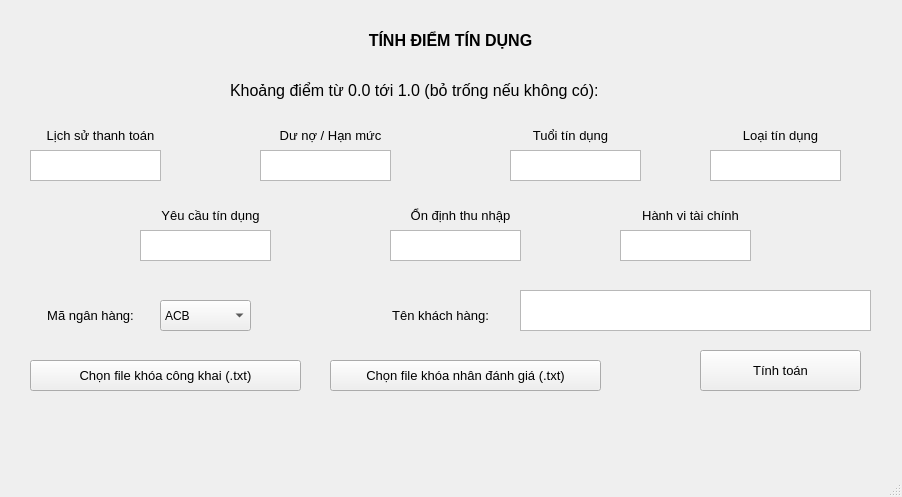
<?xml version="1.0" encoding="UTF-8"?>
<ui version="4.0">
 <class>MainWindow</class>
 <widget class="QMainWindow" name="MainWindow">
  <property name="geometry">
   <rect>
    <x>0</x>
    <y>0</y>
    <width>902</width>
    <height>497</height>
   </rect>
  </property>
  <property name="windowTitle">
   <string>MainWindow</string>
  </property>
  <widget class="QWidget" name="centralwidget">
   <widget class="QLabel" name="label">
    <property name="geometry">
     <rect>
      <x>230</x>
      <y>60</y>
      <width>471</width>
      <height>61</height>
     </rect>
    </property>
    <property name="font">
     <font>
      <family>Segoe UI</family>
      <pointsize>12</pointsize>
     </font>
    </property>
    <property name="text">
     <string>Khoảng điểm từ 0.0 tới 1.0 (bỏ trống nếu không có):</string>
    </property>
   </widget>
   <widget class="QLabel" name="label_2">
    <property name="geometry">
     <rect>
      <x>20</x>
      <y>120</y>
      <width>161</width>
      <height>31</height>
     </rect>
    </property>
    <property name="font">
     <font>
      <family>Segoe UI</family>
      <pointsize>10</pointsize>
     </font>
    </property>
    <property name="text">
     <string>Lịch sử thanh toán</string>
    </property>
    <property name="alignment">
     <set>Qt::AlignCenter</set>
    </property>
   </widget>
   <widget class="QLabel" name="label_3">
    <property name="geometry">
     <rect>
      <x>250</x>
      <y>120</y>
      <width>161</width>
      <height>31</height>
     </rect>
    </property>
    <property name="font">
     <font>
      <family>Segoe UI</family>
      <pointsize>10</pointsize>
     </font>
    </property>
    <property name="text">
     <string>Dư nợ / Hạn mức</string>
    </property>
    <property name="alignment">
     <set>Qt::AlignCenter</set>
    </property>
   </widget>
   <widget class="QLabel" name="label_4">
    <property name="geometry">
     <rect>
      <x>490</x>
      <y>120</y>
      <width>161</width>
      <height>31</height>
     </rect>
    </property>
    <property name="font">
     <font>
      <family>Segoe UI</family>
      <pointsize>10</pointsize>
     </font>
    </property>
    <property name="text">
     <string>Tuổi tín dụng</string>
    </property>
    <property name="alignment">
     <set>Qt::AlignCenter</set>
    </property>
   </widget>
   <widget class="QLabel" name="label_5">
    <property name="geometry">
     <rect>
      <x>700</x>
      <y>120</y>
      <width>161</width>
      <height>31</height>
     </rect>
    </property>
    <property name="font">
     <font>
      <family>Segoe UI</family>
      <pointsize>10</pointsize>
     </font>
    </property>
    <property name="text">
     <string>Loại tín dụng</string>
    </property>
    <property name="alignment">
     <set>Qt::AlignCenter</set>
    </property>
   </widget>
   <widget class="QLabel" name="label_6">
    <property name="geometry">
     <rect>
      <x>130</x>
      <y>200</y>
      <width>161</width>
      <height>31</height>
     </rect>
    </property>
    <property name="font">
     <font>
      <family>Segoe UI</family>
      <pointsize>10</pointsize>
     </font>
    </property>
    <property name="text">
     <string>Yêu cầu tín dụng</string>
    </property>
    <property name="alignment">
     <set>Qt::AlignCenter</set>
    </property>
   </widget>
   <widget class="QLabel" name="label_7">
    <property name="geometry">
     <rect>
      <x>380</x>
      <y>200</y>
      <width>161</width>
      <height>31</height>
     </rect>
    </property>
    <property name="font">
     <font>
      <family>Segoe UI</family>
      <pointsize>10</pointsize>
     </font>
    </property>
    <property name="text">
     <string>Ổn định thu nhập</string>
    </property>
    <property name="alignment">
     <set>Qt::AlignCenter</set>
    </property>
   </widget>
   <widget class="QLabel" name="label_8">
    <property name="geometry">
     <rect>
      <x>610</x>
      <y>200</y>
      <width>161</width>
      <height>31</height>
     </rect>
    </property>
    <property name="font">
     <font>
      <family>Segoe UI</family>
      <pointsize>10</pointsize>
     </font>
    </property>
    <property name="text">
     <string>Hành vi tài chính</string>
    </property>
    <property name="alignment">
     <set>Qt::AlignCenter</set>
    </property>
   </widget>
   <widget class="QTextEdit" name="S_payment">
    <property name="geometry">
     <rect>
      <x>30</x>
      <y>150</y>
      <width>131</width>
      <height>31</height>
     </rect>
    </property>
    <property name="font">
     <font>
      <family>Segoe UI Black</family>
      <weight>75</weight>
      <bold>true</bold>
     </font>
    </property>
   </widget>
   <widget class="QTextEdit" name="S_util">
    <property name="geometry">
     <rect>
      <x>260</x>
      <y>150</y>
      <width>131</width>
      <height>31</height>
     </rect>
    </property>
    <property name="font">
     <font>
      <family>Segoe UI Black</family>
      <weight>75</weight>
      <bold>true</bold>
     </font>
    </property>
   </widget>
   <widget class="QTextEdit" name="S_length">
    <property name="geometry">
     <rect>
      <x>510</x>
      <y>150</y>
      <width>131</width>
      <height>31</height>
     </rect>
    </property>
    <property name="font">
     <font>
      <family>Segoe UI Black</family>
      <weight>75</weight>
      <bold>true</bold>
     </font>
    </property>
   </widget>
   <widget class="QTextEdit" name="S_creditmix">
    <property name="geometry">
     <rect>
      <x>710</x>
      <y>150</y>
      <width>131</width>
      <height>31</height>
     </rect>
    </property>
    <property name="font">
     <font>
      <family>Segoe UI Black</family>
      <weight>75</weight>
      <bold>true</bold>
     </font>
    </property>
   </widget>
   <widget class="QTextEdit" name="S_inquiries">
    <property name="geometry">
     <rect>
      <x>140</x>
      <y>230</y>
      <width>131</width>
      <height>31</height>
     </rect>
    </property>
    <property name="font">
     <font>
      <family>Segoe UI Black</family>
      <weight>75</weight>
      <bold>true</bold>
     </font>
    </property>
   </widget>
   <widget class="QTextEdit" name="S_behavorial">
    <property name="geometry">
     <rect>
      <x>390</x>
      <y>230</y>
      <width>131</width>
      <height>31</height>
     </rect>
    </property>
    <property name="font">
     <font>
      <family>Segoe UI Black</family>
      <weight>75</weight>
      <bold>true</bold>
     </font>
    </property>
   </widget>
   <widget class="QTextEdit" name="S_incomestability">
    <property name="geometry">
     <rect>
      <x>620</x>
      <y>230</y>
      <width>131</width>
      <height>31</height>
     </rect>
    </property>
    <property name="font">
     <font>
      <family>Segoe UI Black</family>
      <weight>75</weight>
      <bold>true</bold>
     </font>
    </property>
   </widget>
   <widget class="QLabel" name="label_9">
    <property name="geometry">
     <rect>
      <x>230</x>
      <y>10</y>
      <width>441</width>
      <height>61</height>
     </rect>
    </property>
    <property name="font">
     <font>
      <family>Segoe UI</family>
      <pointsize>12</pointsize>
      <weight>75</weight>
      <bold>true</bold>
     </font>
    </property>
    <property name="text">
     <string>TÍNH ĐIỂM TÍN DỤNG</string>
    </property>
    <property name="alignment">
     <set>Qt::AlignCenter</set>
    </property>
   </widget>
   <widget class="QLabel" name="label_10">
    <property name="geometry">
     <rect>
      <x>10</x>
      <y>300</y>
      <width>161</width>
      <height>31</height>
     </rect>
    </property>
    <property name="font">
     <font>
      <family>Segoe UI</family>
      <pointsize>10</pointsize>
     </font>
    </property>
    <property name="text">
     <string>Mã ngân hàng:</string>
    </property>
    <property name="alignment">
     <set>Qt::AlignCenter</set>
    </property>
   </widget>
   <widget class="QLabel" name="label_11">
    <property name="geometry">
     <rect>
      <x>360</x>
      <y>300</y>
      <width>161</width>
      <height>31</height>
     </rect>
    </property>
    <property name="font">
     <font>
      <family>Segoe UI</family>
      <pointsize>10</pointsize>
     </font>
    </property>
    <property name="text">
     <string>Tên khách hàng:</string>
    </property>
    <property name="alignment">
     <set>Qt::AlignCenter</set>
    </property>
   </widget>
   <widget class="QComboBox" name="selectBank">
    <property name="geometry">
     <rect>
      <x>160</x>
      <y>300</y>
      <width>91</width>
      <height>31</height>
     </rect>
    </property>
    <property name="font">
     <font>
      <family>Segoe UI</family>
     </font>
    </property>
    <property name="editable">
     <bool>false</bool>
    </property>
    <item>
     <property name="text">
      <string>ACB</string>
     </property>
    </item>
    <item>
     <property name="text">
      <string>BIDV</string>
     </property>
    </item>
    <item>
     <property name="text">
      <string>CAKE</string>
     </property>
    </item>
    <item>
     <property name="text">
      <string>DOB</string>
     </property>
    </item>
    <item>
     <property name="text">
      <string>LPB</string>
     </property>
    </item>
    <item>
     <property name="text">
      <string>MB</string>
     </property>
    </item>
    <item>
     <property name="text">
      <string>MSB</string>
     </property>
    </item>
    <item>
     <property name="text">
      <string>NAB</string>
     </property>
    </item>
    <item>
     <property name="text">
      <string>OCB</string>
     </property>
    </item>
    <item>
     <property name="text">
      <string>PGB</string>
     </property>
    </item>
    <item>
     <property name="text">
      <string>SCB</string>
     </property>
    </item>
    <item>
     <property name="text">
      <string>SEAB</string>
     </property>
    </item>
    <item>
     <property name="text">
      <string>SHB</string>
     </property>
    </item>
    <item>
     <property name="text">
      <string>STB</string>
     </property>
    </item>
    <item>
     <property name="text">
      <string>TCB</string>
     </property>
    </item>
    <item>
     <property name="text">
      <string>TPB</string>
     </property>
    </item>
    <item>
     <property name="text">
      <string>VCB</string>
     </property>
    </item>
    <item>
     <property name="text">
      <string>VIB</string>
     </property>
    </item>
    <item>
     <property name="text">
      <string>VBA</string>
     </property>
    </item>
   </widget>
   <widget class="QTextEdit" name="customerName">
    <property name="geometry">
     <rect>
      <x>520</x>
      <y>290</y>
      <width>351</width>
      <height>41</height>
     </rect>
    </property>
    <property name="font">
     <font>
      <family>Segoe UI Black</family>
      <weight>75</weight>
      <bold>true</bold>
     </font>
    </property>
   </widget>
   <widget class="QPushButton" name="calc_button">
    <property name="geometry">
     <rect>
      <x>700</x>
      <y>350</y>
      <width>161</width>
      <height>41</height>
     </rect>
    </property>
    <property name="font">
     <font>
      <family>Segoe UI</family>
      <pointsize>10</pointsize>
     </font>
    </property>
    <property name="autoFillBackground">
     <bool>false</bool>
    </property>
    <property name="text">
     <string>Tính toán</string>
    </property>
   </widget>
   <widget class="QLabel" name="outputShow">
    <property name="geometry">
     <rect>
      <x>590</x>
      <y>20</y>
      <width>301</width>
      <height>51</height>
     </rect>
    </property>
    <property name="font">
     <font>
      <family>Segoe UI</family>
      <pointsize>12</pointsize>
     </font>
    </property>
    <property name="text">
     <string/>
    </property>
    <property name="alignment">
     <set>Qt::AlignCenter</set>
    </property>
   </widget>
   <widget class="QPushButton" name="pushButton_3">
    <property name="geometry">
     <rect>
      <x>30</x>
      <y>360</y>
      <width>271</width>
      <height>31</height>
     </rect>
    </property>
    <property name="font">
     <font>
      <family>Segoe UI</family>
      <pointsize>10</pointsize>
     </font>
    </property>
    <property name="autoFillBackground">
     <bool>false</bool>
    </property>
    <property name="text">
     <string>Chọn file khóa công khai (.txt)</string>
    </property>
   </widget>
   <widget class="QPushButton" name="pushButton_4">
    <property name="geometry">
     <rect>
      <x>330</x>
      <y>360</y>
      <width>271</width>
      <height>31</height>
     </rect>
    </property>
    <property name="font">
     <font>
      <family>Segoe UI</family>
      <pointsize>10</pointsize>
     </font>
    </property>
    <property name="autoFillBackground">
     <bool>false</bool>
    </property>
    <property name="text">
     <string>Chọn file khóa nhân đánh giá (.txt)</string>
    </property>
   </widget>
  </widget>
  <widget class="QMenuBar" name="menubar">
   <property name="geometry">
    <rect>
     <x>0</x>
     <y>0</y>
     <width>902</width>
     <height>26</height>
    </rect>
   </property>
  </widget>
  <widget class="QStatusBar" name="statusbar"/>
 </widget>
 <resources/>
 <connections/>
</ui>
